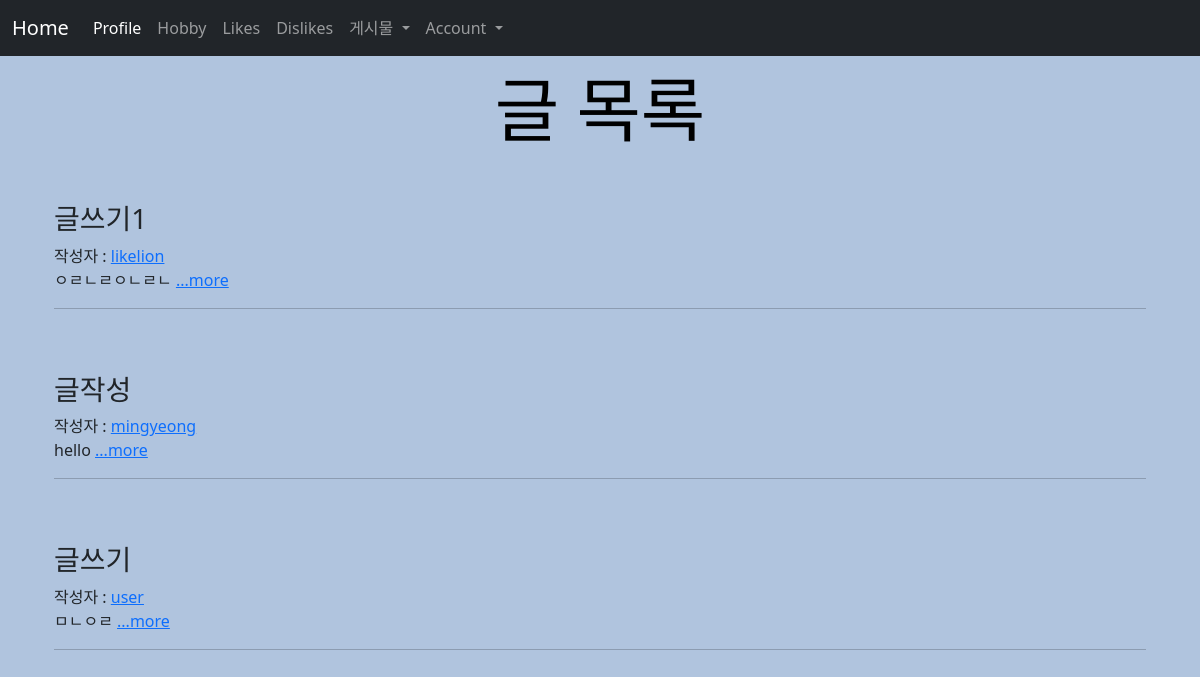
The app's page /posts/ (signed in) with its own data.
### main/models.py (models this page shows, shortened)
class Post(models.Model):
    id = models.AutoField(primary_key=True)
    title = models.CharField(max_length=200)
    writer = models.ForeignKey(User, on_delete=models.CASCADE)
    pub_date = models.DateTimeField()
    body = models.TextField()
    image=models.ImageField(upload_to = "post/", blank=True, null=True)
    like_user_set = models.ManyToManyField(User, blank=True, related_name='likes_user_set',through='Like')
    dislike_user_set = models.ManyToManyField(User, blank=True, related_name='dislikes_user_set',through='Dislike')
    def summary(self):
        return self.body[:20]

### main/views.py (the view)
# urls.py: path('posts/', posts, name="posts"),
def posts(request):
    posts = Post.objects.all()
    return render(request, 'main/posts.html', {'posts' : posts})

### main/templates/main/posts.html (shortened to what this page needs)
{% extends 'base.html' %}
{% load static %}
{% block content %}
<div class="container">
    {% if user.is_authenticated %}
    <h1 style="font-family: 'Gamja Flower', cursive; margin-top: 30px;">글 목록</h1>
<div>
    {% for post in posts %}
    <div>
        <h3>{{post.title}}</h3>
        {% if post.writer %}
        {% if 'user' in post.writer.username and post.writer.username != 'user' %}
        작성자 : <a href="{% url 'users:mypage' post.writer.id %}">{{ post.writer.last_name }} {{ post.writer.first_name }}</a>
        {% else %}
            작성자 : <a href="{% url 'users:mypage' post.writer.id %}">{{ post.writer }}</a>
        {% endif %}
        {% else %}
            작성자 : 알 수 없음
        {% endif %}<br>
        {{post.summary}}
        <a href="{%url 'main:detail' post.id %}">...more</a>
        <hr><br><br>
    </div>
    {%endfor%}
</div>
    {% else %}
    <h3>로그인 후 이용 가능</h3>
    <a href="{% url 'account_login' %}" class="btn btn.warning">로그인</a>
    <a href="{% url 'account_signup' %}" class="btn btn.warning">회원가입</a>
    {% endif %}
</div>
{% endblock %}

### sns_project/static/css/project.css (style rules this page uses)
body { background-color: lightsteelblue; }
h1 { font-family: Georgia, 'Times New Roman', Times, serif; font-size: 70px; color: black; text-align: center; padding-top: 40px; padding-bottom: 40px; }

### records on screen
Post: title "글쓰기1", writer "likelion", summary "ㅇㄹㄴㄹㅇㄴㄹㄴ"
Post: title "글작성", writer "mingyeong", summary "hello"
Post: title "글쓰기", writer "user", summary "ㅁㄴㅇㄹ"
